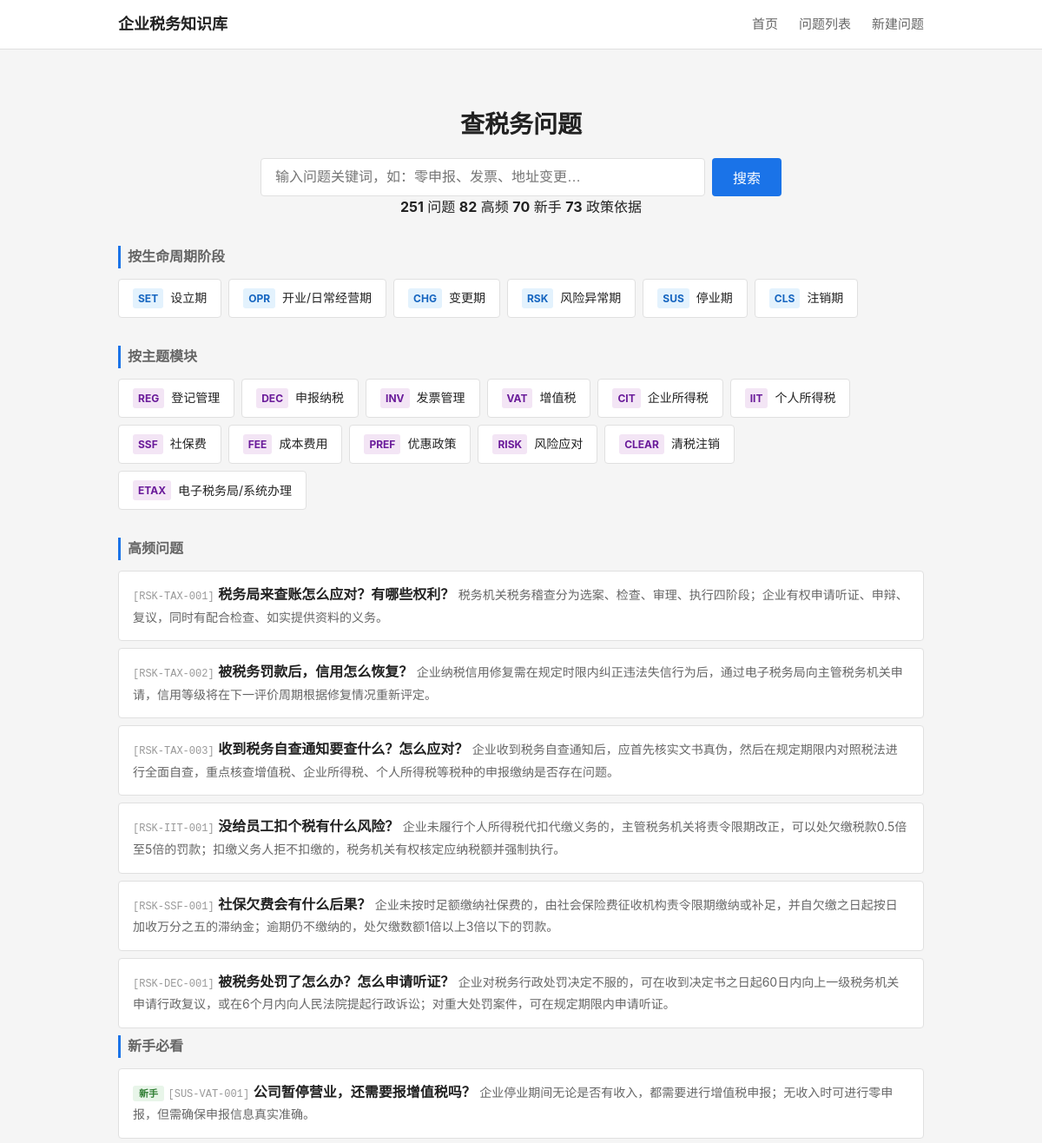
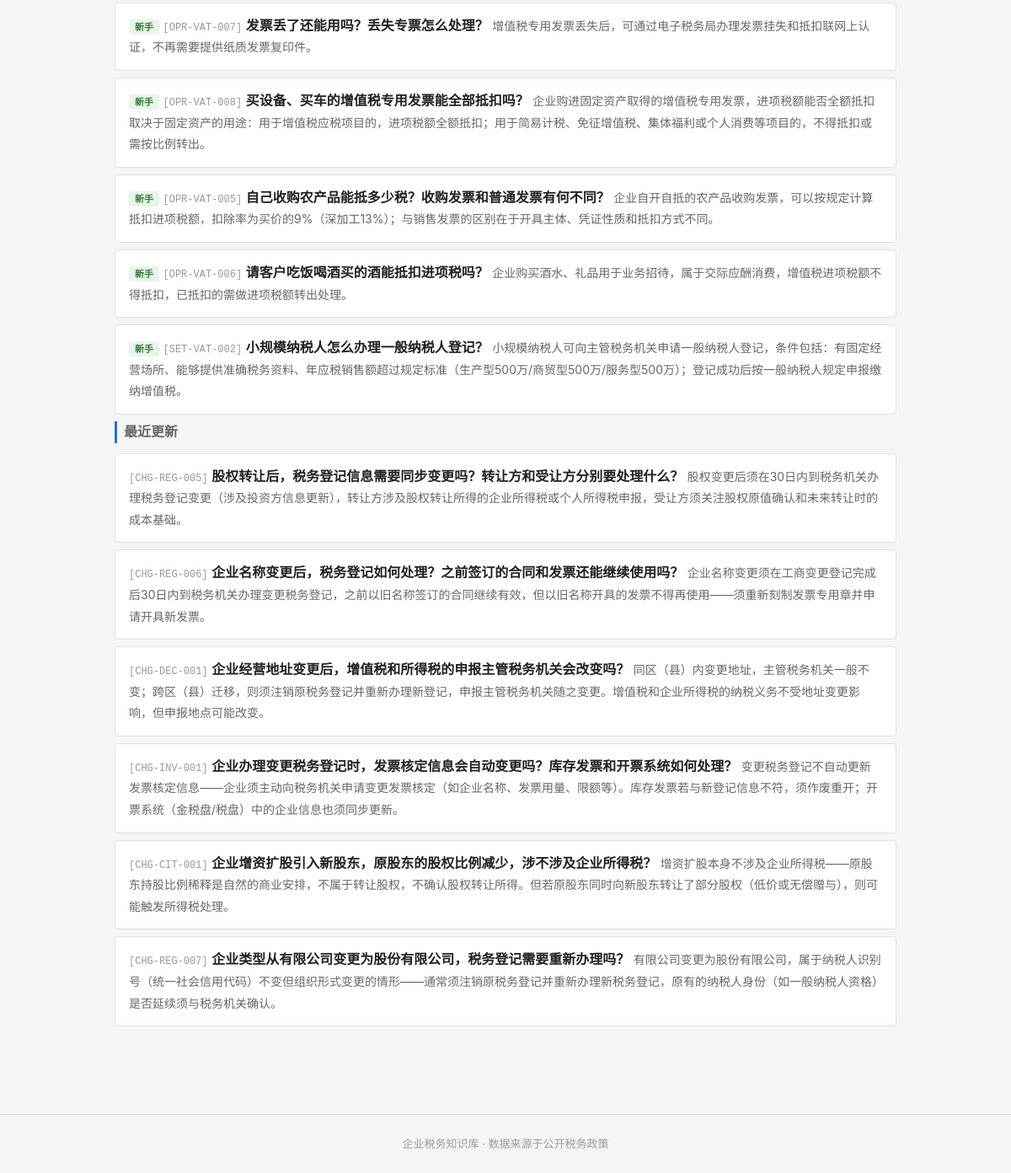
The page / on the database its author committed (2 pictures, top to bottom).
### tables this page shows
CREATE TABLE tag_dict (
    id              INTEGER PRIMARY KEY AUTOINCREMENT,
    tag_code        TEXT NOT NULL UNIQUE,
    tag_name        TEXT NOT NULL,
    tag_category    TEXT,
    parent_id       INTEGER,
    display_order   INTEGER NOT NULL DEFAULT 1,
    status          TEXT NOT NULL DEFAULT 'active',

    FOREIGN KEY (parent_id) REFERENCES tag_dict(id) ON DELETE SET NULL
);

CREATE TABLE question_master (
    id              INTEGER PRIMARY KEY AUTOINCREMENT,
    question_code   TEXT NOT NULL UNIQUE,
    question_title  TEXT NOT NULL,
    question_plain  TEXT NOT NULL,

    -- 分类
    stage_code      TEXT NOT NULL,
    module_code     TEXT NOT NULL,
    question_type   TEXT NOT NULL,

    -- 答案
    one_line_answer TEXT NOT NULL,
    detailed_answer TEXT,
    core_definition TEXT,

    -- 条件与边界
    applicable_conditions TEXT,
    exceptions_boundary   TEXT,

    -- 实务
    practical_steps TEXT,
    risk_warning    TEXT,

    -- 适用范围
    scope_level     TEXT NOT NULL DEFAULT 'scope_national',
    local_region    TEXT,

    -- 确定性
    answer_certainty TEXT NOT NULL DEFAULT 'certain_clear',

    -- 元数据
    keywords        TEXT,
    high_frequency_flag INTEGER NOT NULL DEFAULT 0,
    newbie_flag     INTEGER NOT NULL DEFAULT 0,

    -- 版本管理
    status          TEXT NOT NULL DEFAULT 'draft',
    version_no      INTEGER NOT NULL DEFAULT 1,

    -- 审计字段
    created_at      TEXT NOT NULL DEFAULT (datetime('now')),
    updated_at      TEXT NOT NULL DEFAULT (datetime('now'))
);

### backend/app.py (the view)
    @app.route('/')
    def index():
        from services.question_service import QuestionService
        svc = QuestionService()
        stages = svc.get_stages()
        modules = svc.get_modules()
        high_freq = svc.get_high_frequency(limit=6)
        newbie = svc.get_newbie(limit=6)
        recent = svc.get_recent_updates(limit=6)
        stats = svc.get_stats()
        return render_template('index.html',
                               stages=stages, modules=modules,
                               high_freq=high_freq, newbie=newbie, recent=recent,
                               stats=stats)

### backend/services/question_service.py (called while the page is built)
    def _query(self, sql, params=None):
        conn = sqlite3.connect(self.db_path)
        conn.execute("PRAGMA foreign_keys = ON")
        conn.row_factory = sqlite3.Row
        cur = conn.cursor()
        if params:
            cur.execute(sql, params)
        else:
            cur.execute(sql)
        rows = cur.fetchall()
        conn.close()
        return [dict(r) for r in rows]

    def get_stages(self):
        return self._query("""
            SELECT tag_code, tag_name
            FROM tag_dict
            WHERE tag_category = 'stage'
            ORDER BY display_order
        """)

    def get_modules(self):
        return self._query("""
            SELECT tag_code, tag_name
            FROM tag_dict
            WHERE tag_category = 'module'
            ORDER BY display_order
        """)

    def get_high_frequency(self, limit=10):
        return self._query("""
            SELECT question_code, question_plain, question_title, one_line_answer, stage_code
            FROM question_master
            WHERE status = 'active' AND high_frequency_flag = 1
            ORDER BY updated_at DESC
            LIMIT ?
        """, (limit,))

    def get_newbie(self, limit=10):
        return self._query("""
            SELECT question_code, question_plain, question_title, one_line_answer, stage_code
            FROM question_master
            WHERE status = 'active' AND newbie_flag = 1
            ORDER BY updated_at DESC
            LIMIT ?
        """, (limit,))

    def get_recent_updates(self, limit=10):
        return self._query("""
            SELECT DISTINCT
                q.question_code, q.question_plain, q.question_title, q.one_line_answer,
                q.stage_code, q.updated_at,
                qul.change_summary
            FROM question_master q
            JOIN (
                SELECT question_id, MAX(update_date) as max_date
                FROM question_update_log
                GROUP BY question_id
            ) latest ON q.id = latest.question_id
            JOIN question_update_log qul ON q.id = qul.question_id
                AND qul.update_date = latest.max_date
            WHERE q.status = 'active'
            ORDER BY qul.update_date DESC
            LIMIT ?
        """, (limit,))

### frontend/templates/index.html (shortened to what this page needs)
{% extends "base.html" %}
{% block main %}
<section class="search-section">
    <h1>查税务问题</h1>
    <form action="/questions" method="get" class="search-form">
        <input type="text" name="keyword" placeholder="输入问题关键词，如：零申报、发票、地址变更…" class="search-input">
        <button type="submit" class="search-btn">搜索</button>
    </form>
    {% if stats %}
    <div class="stats-bar">
        <span><strong>{{ stats.total_questions }}</strong> 问题</span>
        <span><strong>{{ stats.total_hf }}</strong> 高频</span>
        <span><strong>{{ stats.total_newbie }}</strong> 新手</span>
        <span><strong>{{ stats.total_policies }}</strong> 政策依据</span>
    </div>
    {% endif %}
</section>
<section class="nav-section">
    <h2 class="section-title">按生命周期阶段</h2>
    <div class="card-grid stage-grid">
        {% for s in stages %}
        <a href="/questions?stage={{ s.tag_code }}" class="card card-stage">
            <span class="card-code">{{ s.tag_code }}</span>
            <span class="card-name">{{ s.tag_name }}</span>
        </a>
        {% endfor %}
    </div>
</section>
<section class="nav-section">
    <h2 class="section-title">按主题模块</h2>
    <div class="card-grid module-grid">
        {% for m in modules %}
        <a href="/questions?module={{ m.tag_code }}" class="card card-module">
            <span class="card-code">{{ m.tag_code }}</span>
            <span class="card-name">{{ m.tag_name }}</span>
        </a>
        {% endfor %}
    </div>
</section>
{% if high_freq %}
<section class="list-section">
    <h2 class="section-title">高频问题</h2>
    <ul class="question-list">
        {% for q in high_freq %}
        <li class="question-item">
            <a href="/question/{{ q.question_code }}" class="question-link">
                <span class="q-code">[{{ q.question_code }}]</span>
                <span class="q-title">{{ q.question_plain }}</span>
                <span class="q-answer">{{ q.one_line_answer }}</span>
            </a>
        </li>
        {% endfor %}
    </ul>
</section>
{% endif %}
{% if newbie %}
<section class="list-section">
    <h2 class="section-title">新手必看</h2>
    <ul class="question-list">
        {% for q in newbie %}
        <li class="question-item">
            <a href="/question/{{ q.question_code }}" class="question-link">
                <span class="q-badge newbie">新手</span>
                <span class="q-code">[{{ q.question_code }}]</span>
                <span class="q-title">{{ q.question_plain }}</span>
                <span class="q-answer">{{ q.one_line_answer }}</span>
            </a>
        </li>
        {% endfor %}
    </ul>
</section>
{% endif %}
{% if recent %}
<section class="list-section">
    <h2 class="section-title">最近更新</h2>
    <ul class="question-list">
        {% for q in recent %}
        <li class="question-item">
            <a href="/question/{{ q.question_code }}" class="question-link">
                <span class="q-code">[{{ q.question_code }}]</span>
                <span class="q-title">{{ q.question_plain }}</span>
                <span class="q-answer">{{ q.one_line_answer }}</span>
            </a>
        </li>
        {% endfor %}
    </ul>
</section>
{% endif %}
{% endblock %}

### frontend/templates/base.html (shortened to what this page needs)
<!DOCTYPE html>
<html lang="zh-CN">
<head>
    <link rel="stylesheet" href="{{ url_for('static', filename='css/style.css') }}">
</head>
<body>
    <header class="site-header">
        <div class="container header-inner">
            <a href="/" class="logo">企业税务知识库</a>
            <nav class="main-nav">
                <a href="/">首页</a>
                <a href="/questions">问题列表</a>
                <a href="/question/new">新建问题</a>
            </nav>
        </div>
    </header>
    <main class="container main-content">
        {% block main %}{% endblock %}
    </main>
    <footer class="site-footer">
        <div class="container">
            <p>企业税务知识库 · 数据来源于公开税务政策</p>
        </div>
    </footer>
</body>
</html>

### frontend/static/css/style.css (style rules this page uses)
:root { --bg: #f5f5f5; --surface: #ffffff; --border: #e0e0e0; --text: #222222; --text-secondary: #666666; --text-light: #999999; --accent: #1a73e8; --accent-hover: #1557b0; --warning-bg: #fff8e1; --warning-border: #ffc107; --exception-bg: #fff3e0; --exception-border: #ff9800; --tag-stage: #e3f2fd; --tag-module: #f3e5f5; --tag-hf: #fce4ec; --tag-newbie: #e8f5e9; --certainty-clear: #c8e6c9; --certainty-condition: #fff9c4; --certainty-dispute: #ffcdd2; }
* { box-sizing: border-box; margin: 0; padding: 0; }
body { font-family: -apple-system, BlinkMacSystemFont, "Segoe UI", Roboto, "Helvetica Neue", Arial, sans-serif; background: var(--bg); color: var(--text); line-height: 1.6; }
a { color: var(--accent); text-decoration: none; }
.container { max-width: 960px; margin: 0 auto; padding: 0 16px; }
.main-content { padding: 24px 16px 48px; }
.site-header { background: var(--surface); border-bottom: 1px solid var(--border); padding: 0 16px; }
.header-inner { display: flex; align-items: center; justify-content: space-between; height: 56px; }
.logo { font-size: 18px; font-weight: 700; color: var(--text); }
.main-nav { display: flex; gap: 24px; }
.main-nav a { color: var(--text-secondary); font-size: 15px; }
.search-section { text-align: center; padding: 40px 0 32px; }
.search-section h1 { font-size: 28px; margin-bottom: 16px; }
.search-form { display: flex; gap: 8px; max-width: 600px; margin: 0 auto; }
.search-input { flex: 1; padding: 10px 16px; font-size: 16px; border: 1px solid var(--border); border-radius: 4px; outline: none; }
.search-btn { padding: 10px 24px; font-size: 16px; background: var(--accent); color: white; border: none; border-radius: 4px; cursor: pointer; }
.section-title { font-size: 16px; font-weight: 600; color: var(--text-secondary); margin-bottom: 12px; border-left: 3px solid var(--accent); padding-left: 8px; }
.nav-section { margin-bottom: 32px; }
.card-grid { display: flex; flex-wrap: wrap; gap: 8px; }
.card { display: flex; align-items: center; gap: 8px; padding: 10px 16px; background: var(--surface); border: 1px solid var(--border); border-radius: 4px; transition: border-color 0.15s; }
.card-code { font-size: 12px; font-weight: 700; color: var(--accent); background: #e8f0fe; padding: 2px 6px; border-radius: 3px; }
.card-stage .card-code { background: var(--tag-stage); color: #1565c0; }
.card-module .card-code { background: var(--tag-module); color: #6a1b9a; }
.card-name { font-size: 14px; color: var(--text); }
.question-list { list-style: none; }
.question-item { margin-bottom: 8px; }
.question-link { display: block; padding: 14px 16px; background: var(--surface); border: 1px solid var(--border); border-radius: 4px; }
.q-code { font-size: 12px; color: var(--text-light); font-family: monospace; }
.q-badge { font-size: 11px; padding: 2px 7px; border-radius: 3px; font-weight: 600; }
.q-badge.newbie { background: var(--tag-newbie); color: #2e7d32; }
.q-title { font-size: 16px; font-weight: 600; color: var(--text); margin-bottom: 4px; }
.q-answer { font-size: 14px; color: var(--text-secondary); }
.site-footer { text-align: center; padding: 24px 0; color: var(--text-light); font-size: 13px; border-top: 1px solid var(--border); margin-top: 48px; }

### rows shown on the page
tag_dict: tag_code "SET", tag_name "设立期"
tag_dict: tag_code "OPR", tag_name "开业/日常经营期"
tag_dict: tag_code "CHG", tag_name "变更期"
tag_dict: tag_code "RSK", tag_name "风险异常期"
tag_dict: tag_code "SUS", tag_name "停业期"
tag_dict: tag_code "CLS", tag_name "注销期"
tag_dict: tag_code "REG", tag_name "登记管理"
tag_dict: tag_code "DEC", tag_name "申报纳税"
tag_dict: tag_code "INV", tag_name "发票管理"
tag_dict: tag_code "VAT", tag_name "增值税"
tag_dict: tag_code "CIT", tag_name "企业所得税"
tag_dict: tag_code "IIT", tag_name "个人所得税"
tag_dict: tag_code "SSF", tag_name "社保费"
tag_dict: tag_code "FEE", tag_name "成本费用"
tag_dict: tag_code "PREF", tag_name "优惠政策"
tag_dict: tag_code "RISK", tag_name "风险应对"
tag_dict: tag_code "CLEAR", tag_name "清税注销"
tag_dict: tag_code "ETAX", tag_name "电子税务局/系统办理"
question_master: question_code "RSK-TAX-001", question_plain "税务局来查账怎么应对？有哪些权利？", one_line_answer "税务机关税务稽查分为选案、检查、审理、执行四阶段；企业有权申请听证、申辩、复议，同时有配合检查、如实提供资料的义务。"
question_master: question_code "RSK-TAX-002", question_plain "被税务罚款后，信用怎么恢复？", one_line_answer "企业纳税信用修复需在规定时限内纠正违法失信行为后，通过电子税务局向主管税务机关申请，信用等级将在下一评价周期根据修复情况重新评定。"
question_master: question_code "RSK-TAX-003", question_plain "收到税务自查通知要查什么？怎么应对？", one_line_answer "企业收到税务自查通知后，应首先核实文书真伪，然后在规定期限内对照税法进行全面自查，重点核查增值税、企业所得税、个人所得税等税种的申报缴纳是否存在问题。"
question_master: question_code "RSK-IIT-001", question_plain "没给员工扣个税有什么风险？", one_line_answer "企业未履行个人所得税代扣代缴义务的，主管税务机关将责令限期改正，可以处欠缴税款0.5倍至5倍的罚款；扣缴义务人拒不扣缴的，税务机关有权核定应纳税额并强制执行。"
question_master: question_code "RSK-SSF-001", question_plain "社保欠费会有什么后果？", one_line_answer "企业未按时足额缴纳社保费的，由社会保险费征收机构责令限期缴纳或补足，并自欠缴之日起按日加收万分之五的滞纳金；逾期仍不缴纳的，处欠缴数额1倍以上3倍以下的罚款。"
question_master: question_code "RSK-DEC-001", question_plain "被税务处罚了怎么办？怎么申请听证？", one_line_answer "企业对税务行政处罚决定不服的，可在收到决定书之日起60日内向上一级税务机关申请行政复议，或在6个月内向人民法院提起行政诉讼；对重大处罚案件，可在规定期限内申请听证。"
question_master: question_code "SUS-VAT-001", question_plain "公司暂停营业，还需要报增值税吗？", one_line_answer "企业停业期间无论是否有收入，都需要进行增值税申报；无收入时可进行零申报，但需确保申报信息真实准确。"
question_master: question_code "OPR-VAT-007", question_plain "发票丢了还能用吗？丢失专票怎么处理？", one_line_answer "增值税专用发票丢失后，可通过电子税务局办理发票挂失和抵扣联网上认证，不再需要提供纸质发票复印件。"
question_master: question_code "OPR-VAT-008", question_plain "买设备、买车的增值税专用发票能全部抵扣吗？", one_line_answer "企业购进固定资产取得的增值税专用发票，进项税额能否全额抵扣取决于固定资产的用途：用于增值税应税项目的，进项税额全额抵扣；用于简易计税、免征增值税、集体福利或个人消费等项目的，不得抵扣或需按比例转出。"
question_master: question_code "OPR-VAT-005", question_plain "自己收购农产品能抵多少税？收购发票和普通发票有何不同？", one_line_answer "企业自开自抵的农产品收购发票，可以按规定计算抵扣进项税额，扣除率为买价的9%（深加工13%）；与销售发票的区别在于开具主体、凭证性质和抵扣方式不同。"
question_master: question_code "OPR-VAT-006", question_plain "请客户吃饭喝酒买的酒能抵扣进项税吗？", one_line_answer "企业购买酒水、礼品用于业务招待，属于交际应酬消费，增值税进项税额不得抵扣，已抵扣的需做进项税额转出处理。"
question_master: question_code "SET-VAT-002", question_plain "小规模纳税人怎么办理一般纳税人登记？", one_line_answer "小规模纳税人可向主管税务机关申请一般纳税人登记，条件包括：有固定经营场所、能够提供准确税务资料、年应税销售额超过规定标准（生产型500万/商贸型500万/服务型500万）；登记成功后按一般纳税人规定申报缴纳增值税。"
question_master: question_code "CHG-REG-005", question_plain "股权转让后，税务登记信息需要同步变更吗？转让方和受让方分别要处理什么？", one_line_answer "股权变更后须在30日内到税务机关办理税务登记变更（涉及投资方信息更新），转让方涉及股权转让所得的企业所得税或个人所得税申报，受让方须关注股权原值确认和未来转让时的成本基础。"
question_master: question_code "CHG-REG-006", question_plain "企业名称变更后，税务登记如何处理？之前签订的合同和发票还能继续使用吗？", one_line_answer "企业名称变更须在工商变更登记完成后30日内到税务机关办理变更税务登记，之前以旧名称签订的合同继续有效，但以旧名称开具的发票不得再使用——须重新刻制发票专用章并申请开具新发票。"
question_master: question_code "CHG-DEC-001", question_plain "企业经营地址变更后，增值税和所得税的申报主管税务机关会改变吗？", one_line_answer "同区（县）内变更地址，主管税务机关一般不变；跨区（县）迁移，则须注销原税务登记并重新办理新登记，申报主管税务机关随之变更。增值税和企业所得税的纳税义务不受地址变更影响，但申报地点可能改变。"
question_master: question_code "CHG-INV-001", question_plain "企业办理变更税务登记时，发票核定信息会自动变更吗？库存发票和开票系统如何处理？", one_line_answer "变更税务登记不自动更新发票核定信息——企业须主动向税务机关申请变更发票核定（如企业名称、发票用量、限额等）。库存发票若与新登记信息不符，须作废重开；开票系统（金税盘/税盘）中的企业信息也须同步更新。"
question_master: question_code "CHG-CIT-001", question_plain "企业增资扩股引入新股东，原股东的股权比例减少，涉不涉及企业所得税？", one_line_answer "增资扩股本身不涉及企业所得税——原股东持股比例稀释是自然的商业安排，不属于转让股权，不确认股权转让所得。但若原股东同时向新股东转让了部分股权（低价或无偿赠与），则可能触发所得税处理。"
question_master: question_code "CHG-REG-007", question_plain "企业类型从有限公司变更为股份有限公司，税务登记需要重新办理吗？", one_line_answer "有限公司变更为股份有限公司，属于纳税人识别号（统一社会信用代码）不变但组织形式变更的情形——通常须注销原税务登记并重新办理新税务登记，原有的纳税人身份（如一般纳税人资格）是否延续须与税务机关确认。"

### other values the page prints
{{ stats.total_questions }} "251"
{{ stats.total_hf }} "82"
{{ stats.total_newbie }} "70"
{{ stats.total_policies }} "73"
